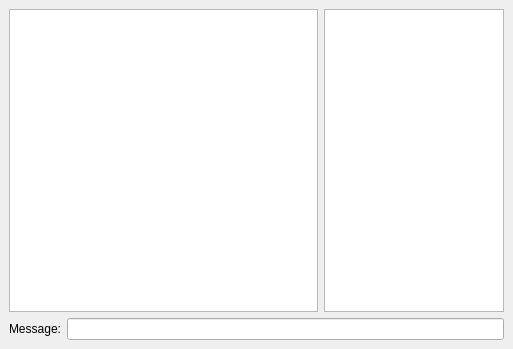
<ui version="4.0">
 <class>ChatDialog</class>
 <widget class="QDialog" name="ChatDialog" >
  <property name="geometry" >
   <rect>
    <x>0</x>
    <y>0</y>
    <width>513</width>
    <height>349</height>
   </rect>
  </property>
  <property name="windowTitle" >
   <string>Chat</string>
  </property>
  <layout class="QVBoxLayout" >
   <property name="margin" >
    <number>9</number>
   </property>
   <property name="spacing" >
    <number>6</number>
   </property>
   <item>
    <layout class="QHBoxLayout" >
     <property name="margin" >
      <number>0</number>
     </property>
     <property name="spacing" >
      <number>6</number>
     </property>
     <item>
      <widget class="QTextEdit" name="textEdit" >
       <property name="focusPolicy" >
        <enum>Qt::NoFocus</enum>
       </property>
       <property name="readOnly" >
        <bool>true</bool>
       </property>
      </widget>
     </item>
     <item>
      <widget class="QListWidget" name="listWidget" >
       <property name="maximumSize" >
        <size>
         <width>180</width>
         <height>16777215</height>
        </size>
       </property>
       <property name="focusPolicy" >
        <enum>Qt::NoFocus</enum>
       </property>
      </widget>
     </item>
    </layout>
   </item>
   <item>
    <layout class="QHBoxLayout" >
     <property name="margin" >
      <number>0</number>
     </property>
     <property name="spacing" >
      <number>6</number>
     </property>
     <item>
      <widget class="QLabel" name="label" >
       <property name="text" >
        <string>Message:</string>
       </property>
      </widget>
     </item>
     <item>
      <widget class="QLineEdit" name="lineEdit" />
     </item>
    </layout>
   </item>
  </layout>
 </widget>
 <resources/>
 <connections/>
</ui>
